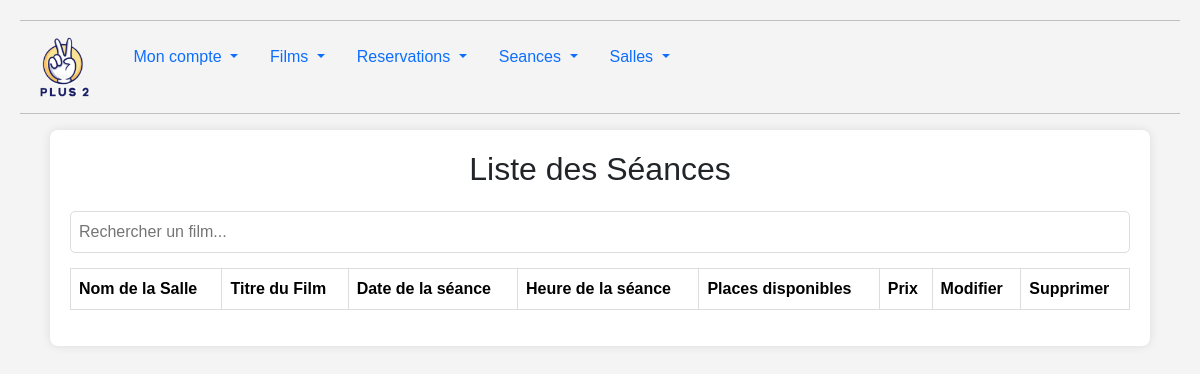
The app's page /vue/afficherSeance.php (signed in), older data.
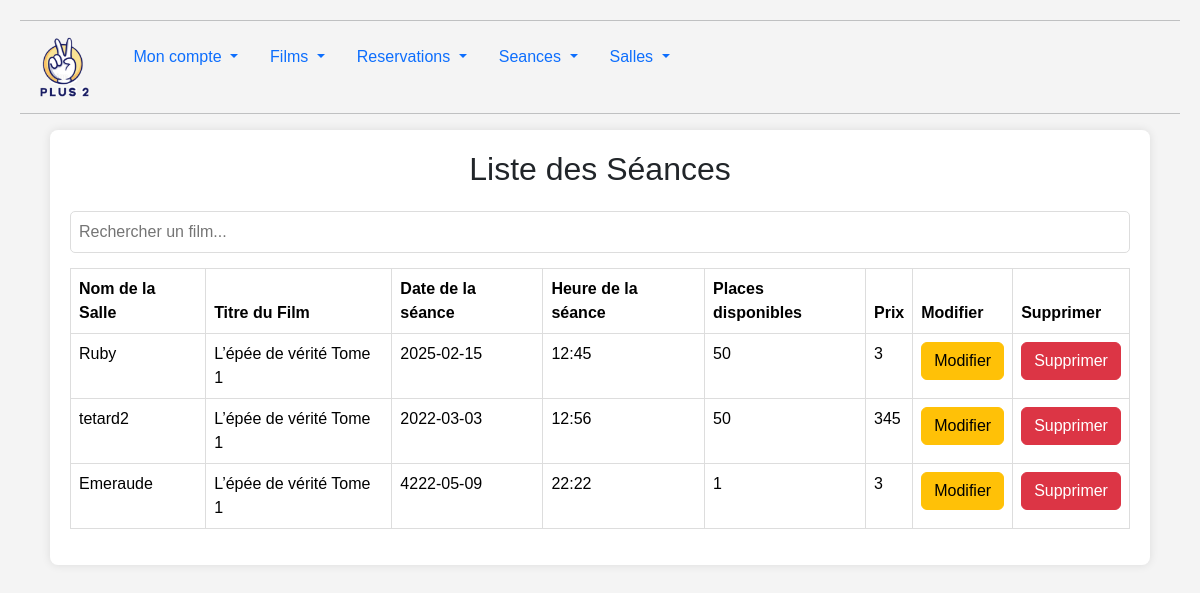
The same page, newer data.
### tables this page shows
CREATE TABLE `seance` (
  `id_seance` int(11) NOT NULL,
  `date` date NOT NULL,
  `heure` time(6) NOT NULL,
  `nb_place_dispo` int(11) NOT NULL,
  `prix` int(11) NOT NULL,
  `ref_films` int(11) NOT NULL,
  `ref_salle` int(11) NOT NULL
);

CREATE TABLE `salle` (
  `id_salle` int(11) NOT NULL,
  `nom_salle` varchar(50) NOT NULL,
  `place_totale` int(11) NOT NULL
);

CREATE TABLE `films` (
  `id_films` int(11) NOT NULL,
  `titre` varchar(50) NOT NULL,
  `description` varchar(999) NOT NULL,
  `genre` varchar(100) NOT NULL,
  `duree` varchar(11) NOT NULL,
  `affiche` varchar(10) NOT NULL
);

### src/repository/SeanceRepo.php (called while the page is built, shortened)
<?php
class SeanceRepo
{
    private $bdd;
    public function __construct()
    {
        $this->bdd = new BDD();
    }
    public function afficherSeances()
    {
        $affiche = "SELECT *,DATE_FORMAT(heure,'%H:%i') as heure_complete,(nb_place_dispo-nb_place_reserver) as nb_plc_dispo,nom_salle,titre,id_films,id_salle FROM `seance`
LEFT JOIN films on id_films=ref_films
LEFT JOIN salle on id_salle=ref_salle
LEFT JOIN reservation on id_seance=ref_seance";
        $req = $this->bdd->getBdd()->prepare($affiche);
        $req->execute();
        return $req->fetchAll();
    }
}
?>

### src/bdd/BDD.php (called while the page is built)
<?php
class BDD
{
    private $bdd;
    public function __construct()
    {
        $this->bdd = new PDO('mysql:host=localhost;dbname=rmr_cinema;charset=utf8', 'root','' );
    }
    public function getBdd()
    {
        return $this->bdd;
    }
}

### vue/afficherSeance.php (the view, shortened to what this page needs)
<?php
require_once '../src/bdd/Bdd.php';
require_once '../src/repository/SeanceRepo.php';
$seanceRepo = new SeanceRepo();
$resultat = $seanceRepo->afficherSeances();
?>
<!DOCTYPE html>
<html lang="fr">
<head>
    <link href="https://cdn.jsdelivr.net/npm/bootstrap@5.3.3/dist/css/bootstrap.min.css" rel="stylesheet">
</head>
<body>
<header>
    <hr>
    <menu class="nav">
        <li>
            <a class="navbar-brand" href="accueil.php"><img src="../assets/img/logoV2.jpg" style="height: 60px; margin-left: 20px;"></a>
            <button class="navbar-toggler" type="button" data-bs-toggle="collapse" data-bs-target="#navbarSupportedContent" aria-controls="navbarSupportedContent" aria-expanded="false" aria-label="Toggle navigation">
                <span class="navbar-toggler-icon"></span>
            </button>
        </li>
        <li class="nav-item dropdown">
            <a class="nav-link dropdown-toggle" href="#" role="button" data-bs-toggle="dropdown" aria-expanded="false">
                Mon compte
            </a>
        </li>
        <li class="nav-item dropdown">
            <a class="nav-link dropdown-toggle" href="#" role="button" data-bs-toggle="dropdown" aria-expanded="false">
                Films
            </a>
        </li>
        <li class="nav-item dropdown">
            <a class="nav-link dropdown-toggle" href="#" role="button" data-bs-toggle="dropdown" aria-expanded="false">
                Reservations
            </a>
        </li>
        <li class="nav-item dropdown">
            <a class="nav-link dropdown-toggle" href="#" role="button" data-bs-toggle="dropdown" aria-expanded="false">
                Seances
            </a>
        </li>
        <li class="nav-item dropdown">
            <a class="nav-link dropdown-toggle" href="#" role="button" data-bs-toggle="dropdown" aria-expanded="false">
                Salles
            </a>
        </li>
    </menu>
    <hr>
</header>
<div class="container">
    <div class="top-section">
        <h2>Liste des Séances</h2>
    </div>
    <input type="text" id="search" class="search-bar" onkeyup="filterSeance()" placeholder="Rechercher un film...">
    <table class="table">
        <thead>
        <tr>
            <th>Nom de la Salle</th>
            <th>Titre du Film</th>
            <th>Date de la séance</th>
            <th>Heure de la séance</th>
            <th>Places disponibles</th>
            <th>Prix</th>
            <th>Modifier</th>
            <th>Supprimer</th>
        </tr>
        </thead>
        <tbody>
        <?php foreach ($resultat as $seance): ?>
            <tr>
                <td><?= htmlspecialchars($seance["nom_salle"]) ?></td>
                <td><?= htmlspecialchars($seance["titre"]) ?></td>
                <td><?= htmlspecialchars($seance['date']) ?></td>
                <td><?= htmlspecialchars($seance['heure_complete']) ?></td>
                <td><?= $seance['nb_plc_dispo'] ?? $seance['nb_place_dispo'] ?></td>
                <td><?= htmlspecialchars($seance['prix']) ?></td>
                <td>
                    <a href='modifierSeance.php?id=<?= $seance["id_seance"] ?>'>
                        <button type='button' class='btn btn-warning'>Modifier</button>
                    </a>
                </td>
                <td>
                    <button type='button' class='btn btn-danger' onclick="confirmDelete(<?= $seance['id_seance'] ?>)">
                        Supprimer
                    </button>
                </td>
            </tr>
        <?php endforeach; ?>
        </tbody>
    </table>
</div>
</body>
</html>

### vue/afficherSeance.php (style rules this page uses)
body { font-family: Arial, sans-serif; margin: 20px; background-color: #f4f4f4; }
.container { max-width: 1100px; margin: auto; background: white; padding: 20px; border-radius: 8px; box-shadow: 0px 0px 10px rgba(0, 0, 0, 0.1); }
.top-section { display: flex; flex-direction: column; align-items: center; margin-bottom: 15px; }
.search-bar { width: 100%; padding: 8px; margin-bottom: 15px; border: 1px solid #ddd; border-radius: 5px; }
table { width: 100%; border-collapse: collapse; }
th, td { border: 1px solid #ddd; padding: 8px; text-align: left; }

Row changes from the older to the newer data that the page shows:
added seance: salle.nom_salle "Ruby", films.titre "L’épée de vérité Tome 1", date "2025-02-15", heure_complete "12:45", nb_place_dispo "50", prix "3"
added seance: salle.nom_salle "tetard2", films.titre "L’épée de vérité Tome 1", date "2022-03-03", heure_complete "12:56", nb_place_dispo "50", prix "345"
added seance: salle.nom_salle "Emeraude", films.titre "L’épée de vérité Tome 1", date "4222-05-09", heure_complete "22:22", nb_place_dispo "1", prix "3"
